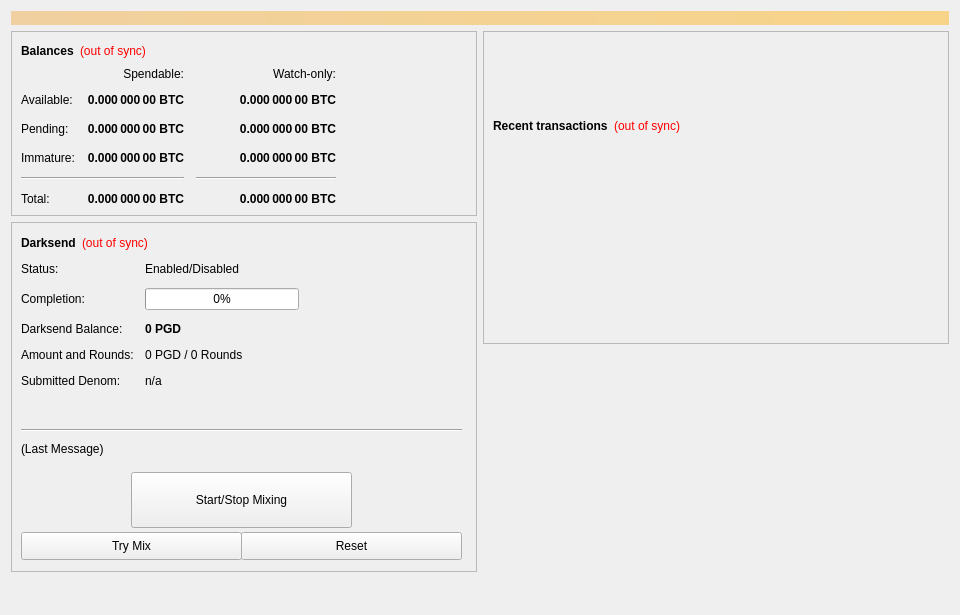
<?xml version="1.0" encoding="UTF-8"?>
<ui version="4.0">
 <class>OverviewPage</class>
 <widget class="QWidget" name="OverviewPage">
  <property name="geometry">
   <rect>
    <x>0</x>
    <y>0</y>
    <width>960</width>
    <height>615</height>
   </rect>
  </property>
  <property name="minimumSize">
   <size>
    <width>960</width>
    <height>0</height>
   </size>
  </property>
  <property name="windowTitle">
   <string>Form</string>
  </property>
  <layout class="QVBoxLayout" name="topLayout">
   <item>
    <widget class="QLabel" name="labelAlerts">
     <property name="visible">
      <bool>false</bool>
     </property>
     <property name="styleSheet">
      <string notr="true">background-color: qlineargradient(x1: 0, y1: 0, x2: 1, y2: 0, stop:0 #F0D0A0, stop:1 #F8D488); color:#000000;</string>
     </property>
     <property name="wordWrap">
      <bool>true</bool>
     </property>
     <property name="margin">
      <number>3</number>
     </property>
    </widget>
   </item>
   <item>
    <layout class="QHBoxLayout" name="horizontalLayout" stretch="1,1">
     <item>
      <layout class="QVBoxLayout" name="verticalLayout_2">
       <item>
        <widget class="QFrame" name="frame">
         <property name="frameShape">
          <enum>QFrame::StyledPanel</enum>
         </property>
         <property name="frameShadow">
          <enum>QFrame::Raised</enum>
         </property>
         <layout class="QVBoxLayout" name="verticalLayout_4">
          <item>
           <layout class="QHBoxLayout" name="horizontalLayout_4">
            <item>
             <widget class="QLabel" name="label_5">
              <property name="font">
               <font>
                <weight>75</weight>
                <bold>true</bold>
               </font>
              </property>
              <property name="text">
               <string>Balances</string>
              </property>
             </widget>
            </item>
            <item>
             <widget class="QLabel" name="labelWalletStatus">
              <property name="cursor">
               <cursorShape>WhatsThisCursor</cursorShape>
              </property>
              <property name="toolTip">
               <string>The displayed information may be out of date. Your wallet automatically synchronizes with the PGD network after a connection is established, but this process has not completed yet.</string>
              </property>
              <property name="styleSheet">
               <string notr="true">QLabel { color: red; }</string>
              </property>
              <property name="text">
               <string notr="true">(out of sync)</string>
              </property>
              <property name="alignment">
               <set>Qt::AlignLeading|Qt::AlignLeft|Qt::AlignVCenter</set>
              </property>
             </widget>
            </item>
            <item>
             <spacer name="horizontalSpacer_3">
              <property name="orientation">
               <enum>Qt::Horizontal</enum>
              </property>
              <property name="sizeHint" stdset="0">
               <size>
                <width>40</width>
                <height>20</height>
               </size>
              </property>
             </spacer>
            </item>
           </layout>
          </item>
          <item>
           <layout class="QGridLayout" name="gridLayout">
            <property name="spacing">
             <number>12</number>
            </property>
            <item row="2" column="2">
             <widget class="QLabel" name="labelWatchPending">
              <property name="font">
               <font>
                <weight>75</weight>
                <bold>true</bold>
               </font>
              </property>
              <property name="cursor">
               <cursorShape>IBeamCursor</cursorShape>
              </property>
              <property name="toolTip">
               <string>Unconfirmed transactions to watch-only addresses</string>
              </property>
              <property name="text">
               <string notr="true">0.000 000 00 BTC</string>
              </property>
              <property name="alignment">
               <set>Qt::AlignRight|Qt::AlignTrailing|Qt::AlignVCenter</set>
              </property>
              <property name="textInteractionFlags">
               <set>Qt::LinksAccessibleByMouse|Qt::TextSelectableByKeyboard|Qt::TextSelectableByMouse</set>
              </property>
             </widget>
            </item>
            <item row="2" column="1">
             <widget class="QLabel" name="labelUnconfirmed">
              <property name="font">
               <font>
                <weight>75</weight>
                <bold>true</bold>
               </font>
              </property>
              <property name="cursor">
               <cursorShape>IBeamCursor</cursorShape>
              </property>
              <property name="toolTip">
               <string>Total of transactions that have yet to be confirmed, and do not yet count toward the spendable balance</string>
              </property>
              <property name="text">
               <string notr="true">0.000 000 00 BTC</string>
              </property>
              <property name="alignment">
               <set>Qt::AlignRight|Qt::AlignTrailing|Qt::AlignVCenter</set>
              </property>
              <property name="textInteractionFlags">
               <set>Qt::LinksAccessibleByMouse|Qt::TextSelectableByKeyboard|Qt::TextSelectableByMouse</set>
              </property>
             </widget>
            </item>
            <item row="3" column="2">
             <widget class="QLabel" name="labelWatchImmature">
              <property name="font">
               <font>
                <weight>75</weight>
                <bold>true</bold>
               </font>
              </property>
              <property name="cursor">
               <cursorShape>IBeamCursor</cursorShape>
              </property>
              <property name="toolTip">
               <string>Staked or masternode rewards in watch-only addresses that has not yet matured</string>
              </property>
              <property name="text">
               <string notr="true">0.000 000 00 BTC</string>
              </property>
              <property name="alignment">
               <set>Qt::AlignRight|Qt::AlignTrailing|Qt::AlignVCenter</set>
              </property>
              <property name="textInteractionFlags">
               <set>Qt::LinksAccessibleByMouse|Qt::TextSelectableByKeyboard|Qt::TextSelectableByMouse</set>
              </property>
             </widget>
            </item>
            <item row="4" column="0" colspan="2">
             <widget class="Line" name="lineSpendableBalance">
              <property name="orientation">
               <enum>Qt::Horizontal</enum>
              </property>
             </widget>
            </item>
            <item row="4" column="2">
             <widget class="Line" name="lineWatchBalance">
              <property name="sizePolicy">
               <sizepolicy hsizetype="Preferred" vsizetype="Fixed">
                <horstretch>0</horstretch>
                <verstretch>0</verstretch>
               </sizepolicy>
              </property>
              <property name="minimumSize">
               <size>
                <width>140</width>
                <height>0</height>
               </size>
              </property>
              <property name="orientation">
               <enum>Qt::Horizontal</enum>
              </property>
             </widget>
            </item>
            <item row="5" column="0">
             <widget class="QLabel" name="labelTotalText">
              <property name="text">
               <string>Total:</string>
              </property>
             </widget>
            </item>
            <item row="3" column="1">
             <widget class="QLabel" name="labelImmature">
              <property name="font">
               <font>
                <weight>75</weight>
                <bold>true</bold>
               </font>
              </property>
              <property name="cursor">
               <cursorShape>IBeamCursor</cursorShape>
              </property>
              <property name="toolTip">
               <string>Staked or masternode rewards that has not yet matured</string>
              </property>
              <property name="text">
               <string notr="true">0.000 000 00 BTC</string>
              </property>
              <property name="alignment">
               <set>Qt::AlignRight|Qt::AlignTrailing|Qt::AlignVCenter</set>
              </property>
              <property name="textInteractionFlags">
               <set>Qt::LinksAccessibleByMouse|Qt::TextSelectableByKeyboard|Qt::TextSelectableByMouse</set>
              </property>
             </widget>
            </item>
            <item row="2" column="3">
             <spacer name="horizontalSpacer_2">
              <property name="orientation">
               <enum>Qt::Horizontal</enum>
              </property>
              <property name="sizeHint" stdset="0">
               <size>
                <width>40</width>
                <height>20</height>
               </size>
              </property>
             </spacer>
            </item>
            <item row="3" column="0">
             <widget class="QLabel" name="labelImmatureText">
              <property name="text">
               <string>Immature:</string>
              </property>
             </widget>
            </item>
            <item row="5" column="1">
             <widget class="QLabel" name="labelTotal">
              <property name="font">
               <font>
                <weight>75</weight>
                <bold>true</bold>
               </font>
              </property>
              <property name="cursor">
               <cursorShape>IBeamCursor</cursorShape>
              </property>
              <property name="toolTip">
               <string>Your current total balance</string>
              </property>
              <property name="text">
               <string notr="true">0.000 000 00 BTC</string>
              </property>
              <property name="alignment">
               <set>Qt::AlignRight|Qt::AlignTrailing|Qt::AlignVCenter</set>
              </property>
              <property name="textInteractionFlags">
               <set>Qt::LinksAccessibleByMouse|Qt::TextSelectableByKeyboard|Qt::TextSelectableByMouse</set>
              </property>
             </widget>
            </item>
            <item row="5" column="2">
             <widget class="QLabel" name="labelWatchTotal">
              <property name="font">
               <font>
                <weight>75</weight>
                <bold>true</bold>
               </font>
              </property>
              <property name="cursor">
               <cursorShape>IBeamCursor</cursorShape>
              </property>
              <property name="toolTip">
               <string>Current total balance in watch-only addresses</string>
              </property>
              <property name="text">
               <string notr="true">0.000 000 00 BTC</string>
              </property>
              <property name="alignment">
               <set>Qt::AlignRight|Qt::AlignTrailing|Qt::AlignVCenter</set>
              </property>
              <property name="textInteractionFlags">
               <set>Qt::LinksAccessibleByMouse|Qt::TextSelectableByKeyboard|Qt::TextSelectableByMouse</set>
              </property>
             </widget>
            </item>
            <item row="0" column="2">
             <widget class="QLabel" name="labelWatchonly">
              <property name="text">
               <string>Watch-only:</string>
              </property>
              <property name="alignment">
               <set>Qt::AlignRight|Qt::AlignTrailing|Qt::AlignVCenter</set>
              </property>
             </widget>
            </item>
            <item row="1" column="0">
             <widget class="QLabel" name="labelBalanceText">
              <property name="text">
               <string>Available:</string>
              </property>
             </widget>
            </item>
            <item row="1" column="1">
             <widget class="QLabel" name="labelBalance">
              <property name="font">
               <font>
                <weight>75</weight>
                <bold>true</bold>
               </font>
              </property>
              <property name="cursor">
               <cursorShape>IBeamCursor</cursorShape>
              </property>
              <property name="toolTip">
               <string>Your current spendable balance</string>
              </property>
              <property name="text">
               <string notr="true">0.000 000 00 BTC</string>
              </property>
              <property name="alignment">
               <set>Qt::AlignRight|Qt::AlignTrailing|Qt::AlignVCenter</set>
              </property>
              <property name="textInteractionFlags">
               <set>Qt::LinksAccessibleByMouse|Qt::TextSelectableByKeyboard|Qt::TextSelectableByMouse</set>
              </property>
             </widget>
            </item>
            <item row="1" column="2">
             <widget class="QLabel" name="labelWatchAvailable">
              <property name="font">
               <font>
                <weight>75</weight>
                <bold>true</bold>
               </font>
              </property>
              <property name="cursor">
               <cursorShape>IBeamCursor</cursorShape>
              </property>
              <property name="toolTip">
               <string>Your current balance in watch-only addresses</string>
              </property>
              <property name="text">
               <string notr="true">0.000 000 00 BTC</string>
              </property>
              <property name="alignment">
               <set>Qt::AlignRight|Qt::AlignTrailing|Qt::AlignVCenter</set>
              </property>
              <property name="textInteractionFlags">
               <set>Qt::LinksAccessibleByMouse|Qt::TextSelectableByKeyboard|Qt::TextSelectableByMouse</set>
              </property>
             </widget>
            </item>
            <item row="2" column="0">
             <widget class="QLabel" name="labelPendingText">
              <property name="text">
               <string>Pending:</string>
              </property>
             </widget>
            </item>
            <item row="0" column="1">
             <widget class="QLabel" name="labelSpendable">
              <property name="text">
               <string>Spendable:</string>
              </property>
              <property name="alignment">
               <set>Qt::AlignRight|Qt::AlignTrailing|Qt::AlignVCenter</set>
              </property>
             </widget>
            </item>
           </layout>
          </item>
         </layout>
        </widget>
       </item>
       <item>
        <widget class="QFrame" name="frameDarksend">
         <property name="minimumSize">
          <size>
           <width>0</width>
           <height>350</height>
          </size>
         </property>
         <property name="layoutDirection">
          <enum>Qt::LeftToRight</enum>
         </property>
         <property name="frameShape">
          <enum>QFrame::StyledPanel</enum>
         </property>
         <property name="frameShadow">
          <enum>QFrame::Raised</enum>
         </property>
         <widget class="QWidget" name="formLayoutWidget">
          <property name="geometry">
           <rect>
            <x>10</x>
            <y>40</y>
            <width>451</width>
            <height>161</height>
           </rect>
          </property>
          <layout class="QFormLayout" name="formLayout">
           <property name="fieldGrowthPolicy">
            <enum>QFormLayout::AllNonFixedFieldsGrow</enum>
           </property>
           <property name="horizontalSpacing">
            <number>11</number>
           </property>
           <property name="verticalSpacing">
            <number>12</number>
           </property>
           <item row="0" column="0">
            <widget class="QLabel" name="label_6">
             <property name="text">
              <string>Status:</string>
             </property>
            </widget>
           </item>
           <item row="1" column="0">
            <widget class="QLabel" name="label_7">
             <property name="text">
              <string>Completion:</string>
             </property>
            </widget>
           </item>
           <item row="1" column="1">
            <widget class="QProgressBar" name="DarksendProgress">
             <property name="maximumSize">
              <size>
               <width>154</width>
               <height>16777215</height>
              </size>
             </property>
             <property name="value">
              <number>0</number>
             </property>
            </widget>
           </item>
           <item row="2" column="0">
            <widget class="QLabel" name="labelAnonymizedText">
             <property name="text">
              <string>Darksend Balance:</string>
             </property>
            </widget>
           </item>
           <item row="2" column="1">
            <widget class="QLabel" name="labelAnonymized">
             <property name="font">
              <font>
               <weight>75</weight>
               <bold>true</bold>
              </font>
             </property>
             <property name="text">
              <string notr="true">0 PGD</string>
             </property>
            </widget>
           </item>
           <item row="3" column="0">
            <widget class="QLabel" name="label_8">
             <property name="text">
              <string>Amount and Rounds:</string>
             </property>
            </widget>
           </item>
           <item row="3" column="1">
            <widget class="QLabel" name="labelAmountRounds">
             <property name="text">
              <string>0 PGD / 0 Rounds</string>
             </property>
            </widget>
           </item>
           <item row="4" column="0">
            <widget class="QLabel" name="label_9">
             <property name="text">
              <string>Submitted Denom:</string>
             </property>
            </widget>
           </item>
           <item row="4" column="1">
            <widget class="QLabel" name="labelSubmittedDenom">
             <property name="toolTip">
              <string>The denominations you submitted to the Masternode.&lt;br&gt;To mix, other users must submit the exact same denominations.</string>
             </property>
             <property name="text">
              <string>n/a</string>
             </property>
            </widget>
           </item>
           <item row="0" column="1">
            <widget class="QLabel" name="DarksendEnabled">
             <property name="text">
              <string>Enabled/Disabled</string>
             </property>
            </widget>
           </item>
          </layout>
         </widget>
         <widget class="QPushButton" name="runAutoDenom">
          <property name="geometry">
           <rect>
            <x>251</x>
            <y>17</y>
            <width>1</width>
            <height>1</height>
           </rect>
          </property>
          <property name="palette">
           <palette>
            <active>
             <colorrole role="WindowText">
              <brush brushstyle="SolidPattern">
               <color alpha="255">
                <red>0</red>
                <green>0</green>
                <blue>0</blue>
               </color>
              </brush>
             </colorrole>
             <colorrole role="Button">
              <brush brushstyle="SolidPattern">
               <color alpha="255">
                <red>239</red>
                <green>238</green>
                <blue>238</blue>
               </color>
              </brush>
             </colorrole>
             <colorrole role="Light">
              <brush brushstyle="SolidPattern">
               <color alpha="255">
                <red>255</red>
                <green>255</green>
                <blue>255</blue>
               </color>
              </brush>
             </colorrole>
             <colorrole role="Midlight">
              <brush brushstyle="SolidPattern">
               <color alpha="255">
                <red>247</red>
                <green>246</green>
                <blue>246</blue>
               </color>
              </brush>
             </colorrole>
             <colorrole role="Dark">
              <brush brushstyle="SolidPattern">
               <color alpha="255">
                <red>119</red>
                <green>119</green>
                <blue>119</blue>
               </color>
              </brush>
             </colorrole>
             <colorrole role="Mid">
              <brush brushstyle="SolidPattern">
               <color alpha="255">
                <red>159</red>
                <green>159</green>
                <blue>159</blue>
               </color>
              </brush>
             </colorrole>
             <colorrole role="Text">
              <brush brushstyle="SolidPattern">
               <color alpha="255">
                <red>0</red>
                <green>0</green>
                <blue>0</blue>
               </color>
              </brush>
             </colorrole>
             <colorrole role="BrightText">
              <brush brushstyle="SolidPattern">
               <color alpha="255">
                <red>255</red>
                <green>255</green>
                <blue>255</blue>
               </color>
              </brush>
             </colorrole>
             <colorrole role="ButtonText">
              <brush brushstyle="SolidPattern">
               <color alpha="255">
                <red>0</red>
                <green>0</green>
                <blue>0</blue>
               </color>
              </brush>
             </colorrole>
             <colorrole role="Base">
              <brush brushstyle="SolidPattern">
               <color alpha="255">
                <red>255</red>
                <green>255</green>
                <blue>255</blue>
               </color>
              </brush>
             </colorrole>
             <colorrole role="Window">
              <brush brushstyle="SolidPattern">
               <color alpha="255">
                <red>239</red>
                <green>238</green>
                <blue>238</blue>
               </color>
              </brush>
             </colorrole>
             <colorrole role="Shadow">
              <brush brushstyle="SolidPattern">
               <color alpha="255">
                <red>0</red>
                <green>0</green>
                <blue>0</blue>
               </color>
              </brush>
             </colorrole>
             <colorrole role="AlternateBase">
              <brush brushstyle="SolidPattern">
               <color alpha="255">
                <red>247</red>
                <green>246</green>
                <blue>246</blue>
               </color>
              </brush>
             </colorrole>
             <colorrole role="ToolTipBase">
              <brush brushstyle="SolidPattern">
               <color alpha="255">
                <red>255</red>
                <green>255</green>
                <blue>220</blue>
               </color>
              </brush>
             </colorrole>
             <colorrole role="ToolTipText">
              <brush brushstyle="SolidPattern">
               <color alpha="255">
                <red>0</red>
                <green>0</green>
                <blue>0</blue>
               </color>
              </brush>
             </colorrole>
            </active>
            <inactive>
             <colorrole role="WindowText">
              <brush brushstyle="SolidPattern">
               <color alpha="255">
                <red>0</red>
                <green>0</green>
                <blue>0</blue>
               </color>
              </brush>
             </colorrole>
             <colorrole role="Button">
              <brush brushstyle="SolidPattern">
               <color alpha="255">
                <red>239</red>
                <green>238</green>
                <blue>238</blue>
               </color>
              </brush>
             </colorrole>
             <colorrole role="Light">
              <brush brushstyle="SolidPattern">
               <color alpha="255">
                <red>255</red>
                <green>255</green>
                <blue>255</blue>
               </color>
              </brush>
             </colorrole>
             <colorrole role="Midlight">
              <brush brushstyle="SolidPattern">
               <color alpha="255">
                <red>247</red>
                <green>246</green>
                <blue>246</blue>
               </color>
              </brush>
             </colorrole>
             <colorrole role="Dark">
              <brush brushstyle="SolidPattern">
               <color alpha="255">
                <red>119</red>
                <green>119</green>
                <blue>119</blue>
               </color>
              </brush>
             </colorrole>
             <colorrole role="Mid">
              <brush brushstyle="SolidPattern">
               <color alpha="255">
                <red>159</red>
                <green>159</green>
                <blue>159</blue>
               </color>
              </brush>
             </colorrole>
             <colorrole role="Text">
              <brush brushstyle="SolidPattern">
               <color alpha="255">
                <red>0</red>
                <green>0</green>
                <blue>0</blue>
               </color>
              </brush>
             </colorrole>
             <colorrole role="BrightText">
              <brush brushstyle="SolidPattern">
               <color alpha="255">
                <red>255</red>
                <green>255</green>
                <blue>255</blue>
               </color>
              </brush>
             </colorrole>
             <colorrole role="ButtonText">
              <brush brushstyle="SolidPattern">
               <color alpha="255">
                <red>0</red>
                <green>0</green>
                <blue>0</blue>
               </color>
              </brush>
             </colorrole>
             <colorrole role="Base">
              <brush brushstyle="SolidPattern">
               <color alpha="255">
                <red>255</red>
                <green>255</green>
                <blue>255</blue>
               </color>
              </brush>
             </colorrole>
             <colorrole role="Window">
              <brush brushstyle="SolidPattern">
               <color alpha="255">
                <red>239</red>
                <green>238</green>
                <blue>238</blue>
               </color>
              </brush>
             </colorrole>
             <colorrole role="Shadow">
              <brush brushstyle="SolidPattern">
               <color alpha="255">
                <red>0</red>
                <green>0</green>
                <blue>0</blue>
               </color>
              </brush>
             </colorrole>
             <colorrole role="AlternateBase">
              <brush brushstyle="SolidPattern">
               <color alpha="255">
                <red>247</red>
                <green>246</green>
                <blue>246</blue>
               </color>
              </brush>
             </colorrole>
             <colorrole role="ToolTipBase">
              <brush brushstyle="SolidPattern">
               <color alpha="255">
                <red>255</red>
                <green>255</green>
                <blue>220</blue>
               </color>
              </brush>
             </colorrole>
             <colorrole role="ToolTipText">
              <brush brushstyle="SolidPattern">
               <color alpha="255">
                <red>0</red>
                <green>0</green>
                <blue>0</blue>
               </color>
              </brush>
             </colorrole>
            </inactive>
            <disabled>
             <colorrole role="WindowText">
              <brush brushstyle="SolidPattern">
               <color alpha="255">
                <red>119</red>
                <green>119</green>
                <blue>119</blue>
               </color>
              </brush>
             </colorrole>
             <colorrole role="Button">
              <brush brushstyle="SolidPattern">
               <color alpha="255">
                <red>239</red>
                <green>238</green>
                <blue>238</blue>
               </color>
              </brush>
             </colorrole>
             <colorrole role="Light">
              <brush brushstyle="SolidPattern">
               <color alpha="255">
                <red>255</red>
                <green>255</green>
                <blue>255</blue>
               </color>
              </brush>
             </colorrole>
             <colorrole role="Midlight">
              <brush brushstyle="SolidPattern">
               <color alpha="255">
                <red>247</red>
                <green>246</green>
                <blue>246</blue>
               </color>
              </brush>
             </colorrole>
             <colorrole role="Dark">
              <brush brushstyle="SolidPattern">
               <color alpha="255">
                <red>119</red>
                <green>119</green>
                <blue>119</blue>
               </color>
              </brush>
             </colorrole>
             <colorrole role="Mid">
              <brush brushstyle="SolidPattern">
               <color alpha="255">
                <red>159</red>
                <green>159</green>
                <blue>159</blue>
               </color>
              </brush>
             </colorrole>
             <colorrole role="Text">
              <brush brushstyle="SolidPattern">
               <color alpha="255">
                <red>119</red>
                <green>119</green>
                <blue>119</blue>
               </color>
              </brush>
             </colorrole>
             <colorrole role="BrightText">
              <brush brushstyle="SolidPattern">
               <color alpha="255">
                <red>255</red>
                <green>255</green>
                <blue>255</blue>
               </color>
              </brush>
             </colorrole>
             <colorrole role="ButtonText">
              <brush brushstyle="SolidPattern">
               <color alpha="255">
                <red>119</red>
                <green>119</green>
                <blue>119</blue>
               </color>
              </brush>
             </colorrole>
             <colorrole role="Base">
              <brush brushstyle="SolidPattern">
               <color alpha="255">
                <red>239</red>
                <green>238</green>
                <blue>238</blue>
               </color>
              </brush>
             </colorrole>
             <colorrole role="Window">
              <brush brushstyle="SolidPattern">
               <color alpha="255">
                <red>239</red>
                <green>238</green>
                <blue>238</blue>
               </color>
              </brush>
             </colorrole>
             <colorrole role="Shadow">
              <brush brushstyle="SolidPattern">
               <color alpha="255">
                <red>0</red>
                <green>0</green>
                <blue>0</blue>
               </color>
              </brush>
             </colorrole>
             <colorrole role="AlternateBase">
              <brush brushstyle="SolidPattern">
               <color alpha="255">
                <red>239</red>
                <green>238</green>
                <blue>238</blue>
               </color>
              </brush>
             </colorrole>
             <colorrole role="ToolTipBase">
              <brush brushstyle="SolidPattern">
               <color alpha="255">
                <red>255</red>
                <green>255</green>
                <blue>220</blue>
               </color>
              </brush>
             </colorrole>
             <colorrole role="ToolTipText">
              <brush brushstyle="SolidPattern">
               <color alpha="255">
                <red>0</red>
                <green>0</green>
                <blue>0</blue>
               </color>
              </brush>
             </colorrole>
            </disabled>
           </palette>
          </property>
          <property name="focusPolicy">
           <enum>Qt::NoFocus</enum>
          </property>
          <property name="autoFillBackground">
           <bool>true</bool>
          </property>
          <property name="text">
           <string/>
          </property>
          <property name="flat">
           <bool>true</bool>
          </property>
         </widget>
         <widget class="QPushButton" name="toggleDarksend">
          <property name="geometry">
           <rect>
            <x>120</x>
            <y>250</y>
            <width>221</width>
            <height>56</height>
           </rect>
          </property>
          <property name="sizePolicy">
           <sizepolicy hsizetype="MinimumExpanding" vsizetype="Fixed">
            <horstretch>0</horstretch>
            <verstretch>0</verstretch>
           </sizepolicy>
          </property>
          <property name="text">
           <string>Start/Stop Mixing</string>
          </property>
         </widget>
         <widget class="Line" name="lineLastMessage">
          <property name="geometry">
           <rect>
            <x>10</x>
            <y>200</y>
            <width>441</width>
            <height>16</height>
           </rect>
          </property>
          <property name="orientation">
           <enum>Qt::Horizontal</enum>
          </property>
         </widget>
         <widget class="QLabel" name="DarksendStatus">
          <property name="geometry">
           <rect>
            <x>10</x>
            <y>220</y>
            <width>451</width>
            <height>61</height>
           </rect>
          </property>
          <property name="minimumSize">
           <size>
            <width>288</width>
            <height>43</height>
           </size>
          </property>
          <property name="text">
           <string>(Last Message)</string>
          </property>
          <property name="alignment">
           <set>Qt::AlignLeading|Qt::AlignLeft|Qt::AlignTop</set>
          </property>
          <property name="wordWrap">
           <bool>true</bool>
          </property>
         </widget>
         <widget class="QPushButton" name="DarksendAuto">
          <property name="geometry">
           <rect>
            <x>10</x>
            <y>310</y>
            <width>221</width>
            <height>28</height>
           </rect>
          </property>
          <property name="sizePolicy">
           <sizepolicy hsizetype="MinimumExpanding" vsizetype="Fixed">
            <horstretch>0</horstretch>
            <verstretch>0</verstretch>
           </sizepolicy>
          </property>
          <property name="toolTip">
           <string>Try to manually submit a Darksend request.</string>
          </property>
          <property name="text">
           <string>Try Mix</string>
          </property>
         </widget>
         <widget class="QPushButton" name="DarksendReset">
          <property name="geometry">
           <rect>
            <x>230</x>
            <y>310</y>
            <width>221</width>
            <height>28</height>
           </rect>
          </property>
          <property name="sizePolicy">
           <sizepolicy hsizetype="MinimumExpanding" vsizetype="Fixed">
            <horstretch>0</horstretch>
            <verstretch>0</verstretch>
           </sizepolicy>
          </property>
          <property name="toolTip">
           <string>Reset the current status of Darksend (can interrupt Darksend if it's in the process of Mixing, which can cost you money!)</string>
          </property>
          <property name="autoFillBackground">
           <bool>false</bool>
          </property>
          <property name="text">
           <string>Reset</string>
          </property>
         </widget>
         <widget class="QWidget" name="layoutWidget">
          <property name="geometry">
           <rect>
            <x>10</x>
            <y>10</y>
            <width>431</width>
            <height>22</height>
           </rect>
          </property>
          <layout class="QHBoxLayout" name="horizontalLayout_5">
           <item>
            <widget class="QLabel" name="label_2">
             <property name="font">
              <font>
               <weight>75</weight>
               <bold>true</bold>
              </font>
             </property>
             <property name="text">
              <string>Darksend</string>
             </property>
            </widget>
           </item>
           <item>
            <widget class="QLabel" name="labelDarksendSyncStatus">
             <property name="toolTip">
              <string>The displayed information may be out of date. Your wallet automatically synchronizes with the PGD network after a connection is established, but this process has not completed yet.</string>
             </property>
             <property name="styleSheet">
              <string notr="true">QLabel { color: red; }</string>
             </property>
             <property name="text">
              <string notr="true">(out of sync)</string>
             </property>
             <property name="alignment">
              <set>Qt::AlignLeading|Qt::AlignLeft|Qt::AlignVCenter</set>
             </property>
            </widget>
           </item>
           <item>
            <spacer name="horizontalSpacer_4">
             <property name="orientation">
              <enum>Qt::Horizontal</enum>
             </property>
             <property name="sizeHint" stdset="0">
              <size>
               <width>40</width>
               <height>20</height>
              </size>
             </property>
            </spacer>
           </item>
          </layout>
         </widget>
        </widget>
       </item>
       <item>
        <spacer name="verticalSpacer">
         <property name="orientation">
          <enum>Qt::Vertical</enum>
         </property>
         <property name="sizeHint" stdset="0">
          <size>
           <width>20</width>
           <height>40</height>
          </size>
         </property>
        </spacer>
       </item>
      </layout>
     </item>
     <item>
      <layout class="QVBoxLayout" name="verticalLayout_3">
       <item>
        <widget class="QFrame" name="frame_2">
         <property name="frameShape">
          <enum>QFrame::StyledPanel</enum>
         </property>
         <property name="frameShadow">
          <enum>QFrame::Raised</enum>
         </property>
         <layout class="QVBoxLayout" name="verticalLayout">
          <item>
           <spacer name="verticalSpacer_3">
            <property name="orientation">
             <enum>Qt::Vertical</enum>
            </property>
            <property name="sizeType">
             <enum>QSizePolicy::Fixed</enum>
            </property>
            <property name="sizeHint" stdset="0">
             <size>
              <width>20</width>
              <height>75</height>
             </size>
            </property>
           </spacer>
          </item>
          <item>
           <layout class="QHBoxLayout" name="horizontalLayout_2">
            <item>
             <widget class="QLabel" name="label_4">
              <property name="font">
               <font>
                <weight>75</weight>
                <bold>true</bold>
               </font>
              </property>
              <property name="text">
               <string>Recent transactions</string>
              </property>
             </widget>
            </item>
            <item>
             <widget class="QLabel" name="labelTransactionsStatus">
              <property name="cursor">
               <cursorShape>WhatsThisCursor</cursorShape>
              </property>
              <property name="toolTip">
               <string>The displayed information may be out of date. Your wallet automatically synchronizes with the PGD network after a connection is established, but this process has not completed yet.</string>
              </property>
              <property name="styleSheet">
               <string notr="true">QLabel { color: red; }</string>
              </property>
              <property name="text">
               <string notr="true">(out of sync)</string>
              </property>
              <property name="alignment">
               <set>Qt::AlignRight|Qt::AlignTrailing|Qt::AlignVCenter</set>
              </property>
             </widget>
            </item>
            <item>
             <spacer name="horizontalSpacer">
              <property name="orientation">
               <enum>Qt::Horizontal</enum>
              </property>
              <property name="sizeHint" stdset="0">
               <size>
                <width>40</width>
                <height>20</height>
               </size>
              </property>
             </spacer>
            </item>
           </layout>
          </item>
          <item>
           <widget class="QListView" name="listTransactions">
            <property name="styleSheet">
             <string notr="true">QListView { background: transparent; }</string>
            </property>
            <property name="frameShape">
             <enum>QFrame::NoFrame</enum>
            </property>
            <property name="verticalScrollBarPolicy">
             <enum>Qt::ScrollBarAlwaysOff</enum>
            </property>
            <property name="horizontalScrollBarPolicy">
             <enum>Qt::ScrollBarAlwaysOff</enum>
            </property>
            <property name="selectionMode">
             <enum>QAbstractItemView::NoSelection</enum>
            </property>
           </widget>
          </item>
         </layout>
        </widget>
       </item>
       <item>
        <spacer name="verticalSpacer_2">
         <property name="orientation">
          <enum>Qt::Vertical</enum>
         </property>
         <property name="sizeType">
          <enum>QSizePolicy::Expanding</enum>
         </property>
         <property name="sizeHint" stdset="0">
          <size>
           <width>20</width>
           <height>40</height>
          </size>
         </property>
        </spacer>
       </item>
      </layout>
     </item>
    </layout>
   </item>
  </layout>
 </widget>
 <resources/>
 <connections/>
</ui>
